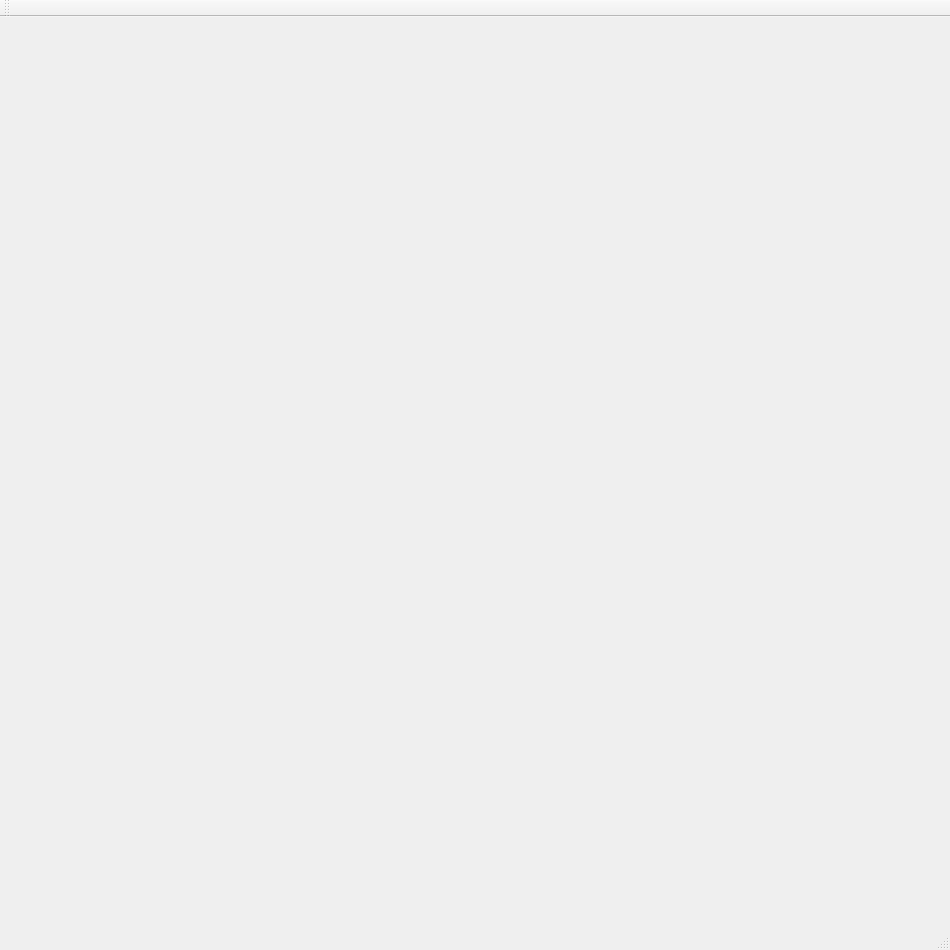
<?xml version="1.0" encoding="UTF-8"?>
<ui version="4.0">
 <class>MainWindow</class>
 <widget class="QMainWindow" name="MainWindow">
  <property name="geometry">
   <rect>
    <x>0</x>
    <y>0</y>
    <width>950</width>
    <height>950</height>
   </rect>
  </property>
  <property name="minimumSize">
   <size>
    <width>950</width>
    <height>950</height>
   </size>
  </property>
  <property name="maximumSize">
   <size>
    <width>950</width>
    <height>950</height>
   </size>
  </property>
  <property name="windowTitle">
   <string>MainWindow</string>
  </property>
  <widget class="QWidget" name="centralWidget"/>
  <widget class="QMenuBar" name="menuBar">
   <property name="geometry">
    <rect>
     <x>0</x>
     <y>0</y>
     <width>950</width>
     <height>19</height>
    </rect>
   </property>
  </widget>
  <widget class="QToolBar" name="mainToolBar">
   <attribute name="toolBarArea">
    <enum>TopToolBarArea</enum>
   </attribute>
   <attribute name="toolBarBreak">
    <bool>false</bool>
   </attribute>
  </widget>
  <widget class="QStatusBar" name="statusBar"/>
 </widget>
 <layoutdefault spacing="6" margin="11"/>
 <resources/>
 <connections/>
</ui>
